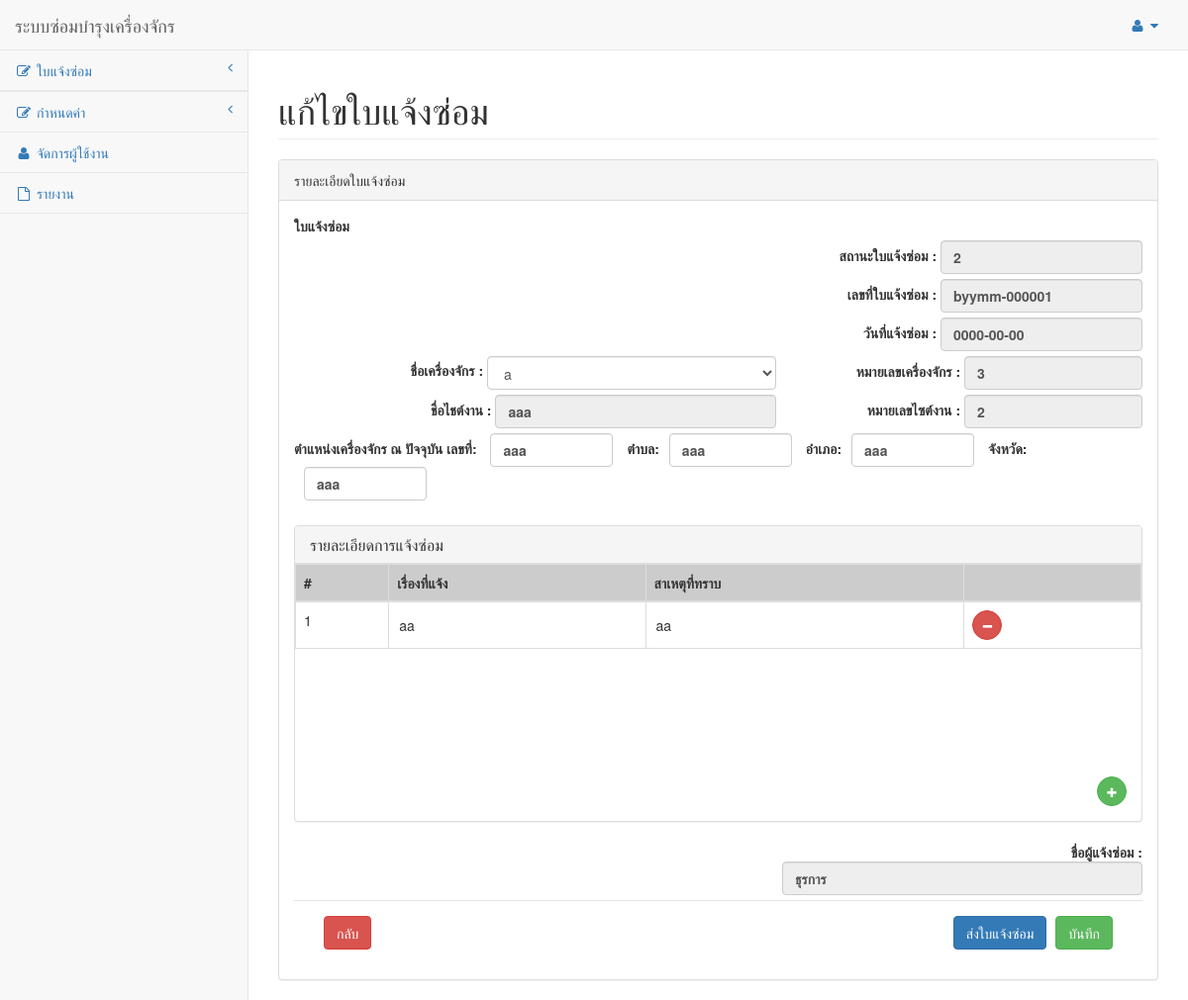
The page /Job/editMajor.php?id=byymm-000001 on the database its author committed.
### tables this page shows
CREATE TABLE `tdoctmajob` (
  `XVMajDocNo` varchar(13) NOT NULL,
  `XVMajWhoInformant` varchar(100) NOT NULL,
  `XVMajStatus` varchar(30) NOT NULL,
  `XVMaCarStatus` varchar(200) NOT NULL,
  `XVMajFinishRmk` varchar(150) NOT NULL,
  `XVMajDocStatus` varchar(1) NOT NULL,
  `XVMajNumber` varchar(100) NOT NULL,
  `XVMajSub-district` varchar(100) NOT NULL,
  `XVMajDistrict` varchar(100) NOT NULL,
  `XVMajProvince` varchar(100) NOT NULL,
  `XVVehCode` int(5) NOT NULL
);

CREATE TABLE `tdoctmajobdate` (
  `XVMajDocNo` varchar(13) NOT NULL,
  `XDMajEstAppPlanDate` datetime NOT NULL,
  `XDMajEstActualDate` datetime NOT NULL,
  `XDMajDate` date NOT NULL,
  `XDMajSpareDate` date NOT NULL,
  `XDMaPickupAppPlanDate` datetime NOT NULL,
  `XDMajRepairAppPlanDate` datetime NOT NULL,
  `XDMajRepairActualDate` datetime NOT NULL,
  `XDMajPickupActualDate` datetime NOT NULL,
  `XDMajFinishDate` datetime NOT NULL,
  `XDMajConfirmDate` datetime NOT NULL,
  `XDMajSendTime` datetime NOT NULL,
  `XDMajKeyTime` datetime NOT NULL
);

CREATE TABLE `tmstvehicle` (
  `XVVehCode` int(5) NOT NULL,
  `XVVehName` varchar(50) NOT NULL,
  `XVVehRegistration` varchar(50) NOT NULL,
  `XVVehNumber` varchar(50) NOT NULL,
  `XVVehMango` varchar(50) NOT NULL,
  `XVVehBrand` varchar(50) NOT NULL,
  `XVVehModel` varchar(50) NOT NULL,
  `XVVehChassisNumber` varchar(50) NOT NULL,
  `XVVehEngineNumber` varchar(50) NOT NULL,
  `XVVehTypeCode` int(5) DEFAULT NULL,
  `XVDptCode` int(5) DEFAULT NULL
);

CREATE TABLE `tmstmdepartment` (
  `XVDptCode` int(5) NOT NULL,
  `XVDptNumber` varchar(100) NOT NULL,
  `XVDptSub-district` varchar(100) NOT NULL,
  `XVDptDistrict` varchar(100) NOT NULL,
  `XVDptProvince` varchar(100) NOT NULL,
  `XVDptname` varchar(100) NOT NULL
);

CREATE TABLE `tdoctmajobdetail` (
  `XIMajdSeqNo` int(3) NOT NULL,
  `XVMajDocNo` varchar(13) NOT NULL,
  `XVMajdSubject` varchar(150) NOT NULL,
  `XVMajdCause` varchar(150) NOT NULL,
  `XVMajConfirm` varchar(50) NOT NULL
);

### Job/editMajor.php (the view, shortened to what this page needs)
<!DOCTYPE html>
<html lang="en">
<head>
    <link href="../vendor/bootstrap/css/bootstrap.min.css" rel="stylesheet">
    <link href="../vendor/metisMenu/metisMenu.min.css" rel="stylesheet">
    <link href="../vendor/datatables/css/dataTables.bootstrap.css" rel="stylesheet">
    <link href="../vendor/datatables-responsive/dataTables.responsive.css" rel="stylesheet">
    <link href="../dist/css/sb-admin-2.css" rel="stylesheet">
    <link href="../vendor/font-awesome/css/font-awesome.min.css" rel="stylesheet" type="text/css">
    <link href="../vendor/font-awesome/css/font-awesome.min.css" rel="stylesheet" type="text/css">
</head>
<body>
    <?php include '../Template/templsidebar.php';
         include '../database/connect.php';
    if(isset($_GET['id'])){
        $id=$_GET['id'];
    $sql = " SELECT  m.XVMajDocNo, d.XDMajDate, m.XVVehCode, v.XVVehName, m.XVMajStatus, m.XVMajDocStatus ,depart.XVDptCode,depart.XVDptName,depart.XVDptNumber,depart.`XVDptSub-district`,depart.XVDptDistrict,depart.XVDptProvince
 FROM  tdoctmajob m, tdoctmajobdate d, tmstvehicle v,tmstmdepartment depart
 WHERE m.XVMajDocNo = d.XVMajDocNo
 AND m.XVVehCode = v.XVVehCode
 AND v.XVDptCode = depart.XVDptCode
 AND m.XVMajDocNo ='$id'";
$result = mysqli_query($connect,$sql) or die(mysqli_query($connect));
while ($row=mysqli_fetch_array($result)){
?>
    <div id="wrapper">
        <div id="page-wrapper">
            <div class="row">
                <div class="col-lg-12">
                    <h1 class="page-header">แก้ไขใบแจ้งซ่อม</h1>
                </div>
            </div>
            <div class="row">
                <div class="col-lg-12">
                    <div class="panel panel-default">
                        <div class="panel-heading">
                            รายละเอียดใบแจ้งซ่อม
                        </div>
                        <div class="panel-body">
                            <label>ใบแจ้งซ่อม</label>
                            <form action="editMajor.php" class="form-inline" method="POST">
                                <div class="row">
                                    <div class="col-md-6"></div>
                                    <div class="col-md-6 ml-auto">
                                        <div class="col text-right">
                                            <label for="numb">สถานะใบแจ้งซ่อม : <input type="text" name="XVMajDocstatus"
                                                    id="jobstatus" class="form-control"
                                                    value="<?php echo $row["XVMajStatus"];?>" readonly></label>
                                        </div>
                                    </div>
                                </div>
                                <div class="row">
                                    <div class="col-md-6"></div>
                                    <div class="col-md-6 ml-auto">
                                        <div class="col text-right">
                                            <label for="numb">เลขที่ใบแจ้งซ่อม : <input type="text" name="XVMajDocNo"
                                                    id="jobid" class="form-control"
                                                    value="<?php echo $row["XVMajDocNo"];?>" readonly></label>
                                        </div>
                                    </div>
                                </div>
                                <div class="row">
                                    <div class="col-md-6"></div>
                                    <div class="col-md-6 ml-auto">
                                        <div class="col text-right">
                                            <label for="numb">วันที่แจ้งซ่อม : <input type="text" name="numb"
                                                    class="form-control" value="<?php echo $row["XDMajDate"];?>"
                                                    readonly></label>
                                        </div>
                                    </div>
                                </div>
                                <div class="row">
                                    <div class="col-md-7">
                                        <div class="col text-right">
                                            <label for="numb">ชื่อเครื่องจักร :</label>
                                            <select id="XVVehName" name="XVVehName" class="form-control"
                                                style="width:60%">
                                                <?php
                                     include '../database/connect.php';
                                     $sql1 = "select * from tmstvehicle; ";
                                     $result1 = mysqli_query($connect,$sql1) or die(mysqli_query($connect));
                                     while ($row1=mysqli_fetch_array($result1)){
                                         ?>
                                                <option value="<?php echo $row1["XVVehCode"];?>"
                                                    <?php if($row["XVVehCode"] == $row1["XVVehCode"]) echo "selected" ?>>
                                                    <?php echo $row1["XVVehName"]; ?></option>
                                                <?php
                                     }
                                    ?>
                                            </select>
                                        </div>
                                    </div>
                                    <div class="col-md-5">
                                        <div class="col text-right">
                                            <label for="numb">หมายเลขเครื่องจักร : <input type="text" size="17"
                                                    name="noof" value="<?php echo $row["XVVehCode"];?>"
                                                    class="form-control" id="noof" readonly></label>
                                        </div>
                                    </div>
                                </div>
                                <div class="row">
                                    <div class="col-md-7">
                                        <div class="col text-right">
                                            <label for="numb">ชื่อไชต์งาน : <input type="text" size="30" name="dname"
                                                    id="dname" value="<?php echo $row["XVDptName"];?>"
                                                    class="form-control" readonly></label>
                                        </div>
                                    </div>
                                    <div class="col-md-5">
                                        <div class="col text-right">
                                            <label for="numb">หมายเลขไซต์งาน : <input type="text" size="17" name="dcode"
                                                    value="<?php echo $row["XVDptCode"];?>" id="dcode"
                                                    class="form-control" readonly></label>
                                        </div>
                                    </div>
                                </div>
                                <div class="form-row">
                                    <div class="col">
                                        <label for="numb">ตำแหน่งเครื่องจักร ณ ปัจจุบัน เลขที่:
                                            <input type="text" style="margin: 0px 10px;" size="10" name="dnum" id="dnum"
                                                value="<?php echo $row["XVDptNumber"];?>" class="form-control">
                                            ตำบล:<input type="text" style="margin: 0px 10px;" size="10" name="dsub"
                                                id="dsub" value="<?php echo $row["XVDptSub-district"];?>"
                                                class="form-control">
                                            อำเภอ:<input type="text" style="margin: 0px 10px;" size="10" name="ddis"
                                                id="ddis" value="<?php echo $row["XVDptDistrict"];?>"
                                                class="form-control">
                                            จังหวัด:<input type="text" style="margin: 0px 10px;" size="10" name="dpro"
                                                id="dpro" value="<?php echo $row["XVDptProvince"];?>"
                                                class="form-control"></label>
                                    </div>
                                </div>
                                <div class="panel panel-default" style="margin-top:20px;">
                                    <div class="panel-heading">
                                        <h3 class="panel-title">รายละเอียดการแจ้งซ่อม</h3>
                                    </div>
                                    <div class="table-wrapper-scroll-y my-custom-scrollbar">
                                        <table class="table table-bordered" id="tab_logic">
                                            <thead>
                                                <tr>
                                                    <th style="background:#CCCCCC;">#</th>
                                                    <th style="background:#CCCCCC;">เรื่องที่แจ้ง</th>
                                                    <th style="background:#CCCCCC;">สาเหตุที่ทราบ</th>
                                                    <th style="background:#CCCCCC;"></th>
                                                </tr>
                                            </thead>
                                            <tbody class="sub">
                                                <?php
                                    include '../database/connect.php';
                                        $sql2 = "SELECT  jd.XIMajdSeqNo,jd.XVMajdSubject,jd.XVMajdCause
                                         FROM  tdoctmajob j ,tdoctmajobdetail jd
                                         WHERE  j.XVMajDocNo = jd.XVMajDocNo
                                         AND j.XVMajDocNo = '$id'";
                                        $result2 = mysqli_query($connect,$sql2) or die(mysqli_query($connect));
                                        while ($row2=mysqli_fetch_array($result2)){
                                    ?>
                                                <tr id='addr0'>
                                                    <td><?php echo $row2["XIMajdSeqNo"];?></td>
                                                    <td><input type="text" name="n_sub[]"
                                                            placeholder="กรุณากรอกเรื่องที่แจ้ง"
                                                            value="<?php echo $row2["XVMajdSubject"];?>" readonly>
                                                    </td>
                                                    <td><input type="text" name="sub[]" placeholder="กรุณากรอกสาเหตุ"
                                                            value="<?php echo $row2["XVMajdCause"];?>" readonly></td>
                                                    <td><button type="button"
                                                            class="btn btn-danger btn-circle increase-row RemoveRow btndis"><i
                                                                class="fa fa-minus"></button></td>
                                                </tr>
                                                <?php } ?>
                                            </tbody>
                                        </table>
                                    </div>
                                    <div class="panel-body" style="margin:0px;">
                                        <button type="button" id="add_row" class="btn btn-success btn-circle add-row"
                                            style="float:right;" title="คลิกเพื่อเพิ่มแถว"><i class="fa fa-plus"></i>
                                        </button>
                                    </div>
                                </div>
                                <div class="row">
                                    <div class="col-md-6">
                                    </div>
                                    <div class="col-md-6">
                                        <div class="col text-right">
                                            <label for="numb">ชื่อผู้แจ้งซ่อม : <input type="text" size="40"
                                                    name="nameofuser" id="nameofuser" value="ธุรการ"
                                                    class="form-control" readonly></label>
                                        </div>
                                    </div>
                                </div>
                                <div class="modal-footer">
                                    <div class="col-md-6">
                                        <div class="col text-left">
                                            <a type="button" class="btn btn-danger mr-auto" href="Listjob.php">กลับ</a>
                                        </div>
                                    </div>
                                    <div class="col-md-6">
                                        <div class="col text-right">
                                            <input type="submit" class="btn btn-primary btndis" name="submit"
                                                value="ส่งใบแจ้งซ่อม">
                                            <input type="submit" class="btn btn-success btndis" name="save"
                                                value="บันทึก">
                                        </div>
                                    </div>
                                </div>
                            </form>
                        </div>
                    </div>
                </div>
            </div>
        </div>
        <?php }
                            }?>
</body>
</html>

### Job/editMajor.php (style rules this page uses)
table td { position: relative; }
table td input { position: absolute; display: block; top: 0; left: 0; margin: 0; height: 100%; width: 100%; border: none; padding: 10px; box-sizing: border-box; }
.my-custom-scrollbar { position: relative; height: 200px; overflow: auto; }
.table-wrapper-scroll-y { display: block; }

### rows shown on the page
tdoctmajob: XVMajDocstatus "2", XVMajDocNo "byymm-000001", numb "0000-00-00", XVVehName "a", noof "3", dname "aaa", dcode "2", dnum "aaa", dsub "aaa", ddis "aaa", dpro "aaa"
tdoctmajobdetail: XIMajdSeqNo "1", XVMajdSubject "aa", XVMajdCause "aa"
